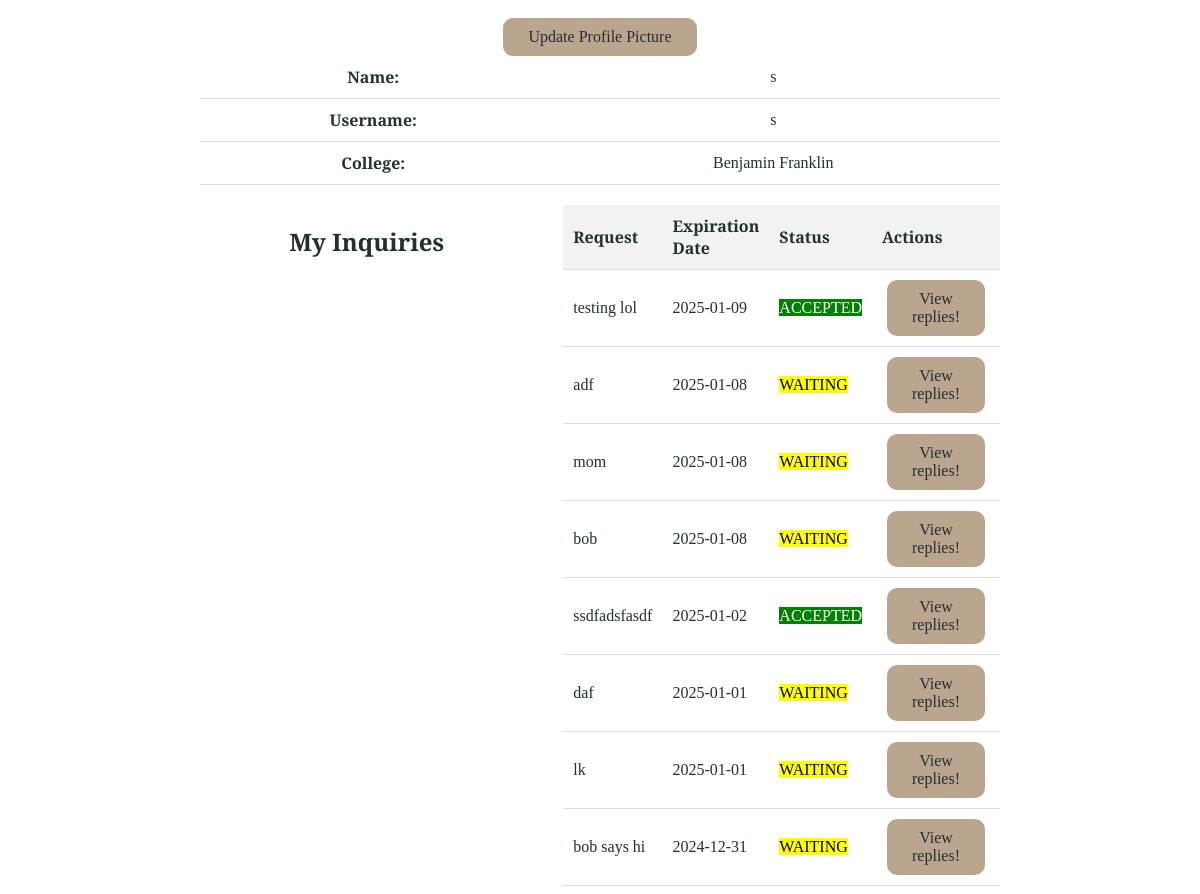
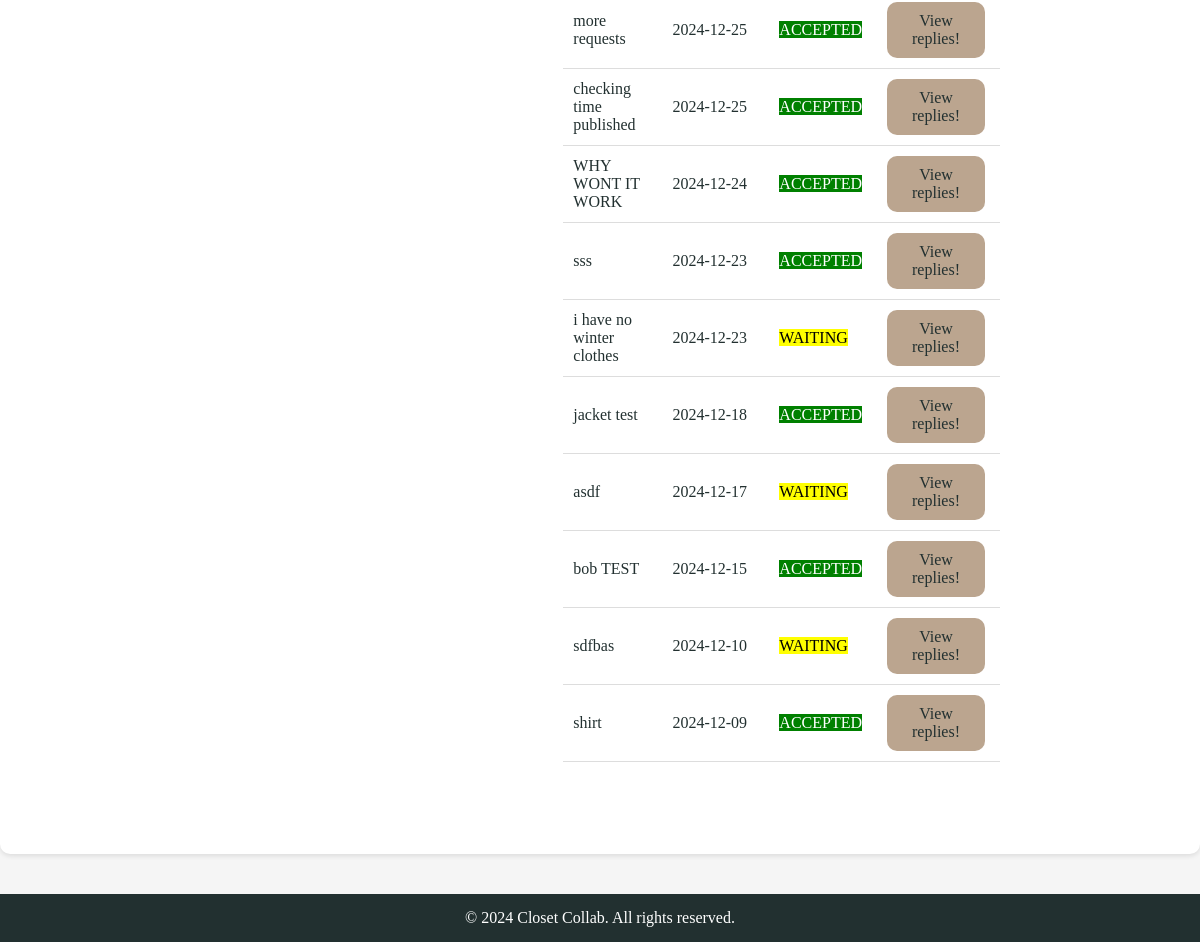
/profile (signed in, lower part), run on an earlier commit of the app's database (2 pictures, top to bottom).
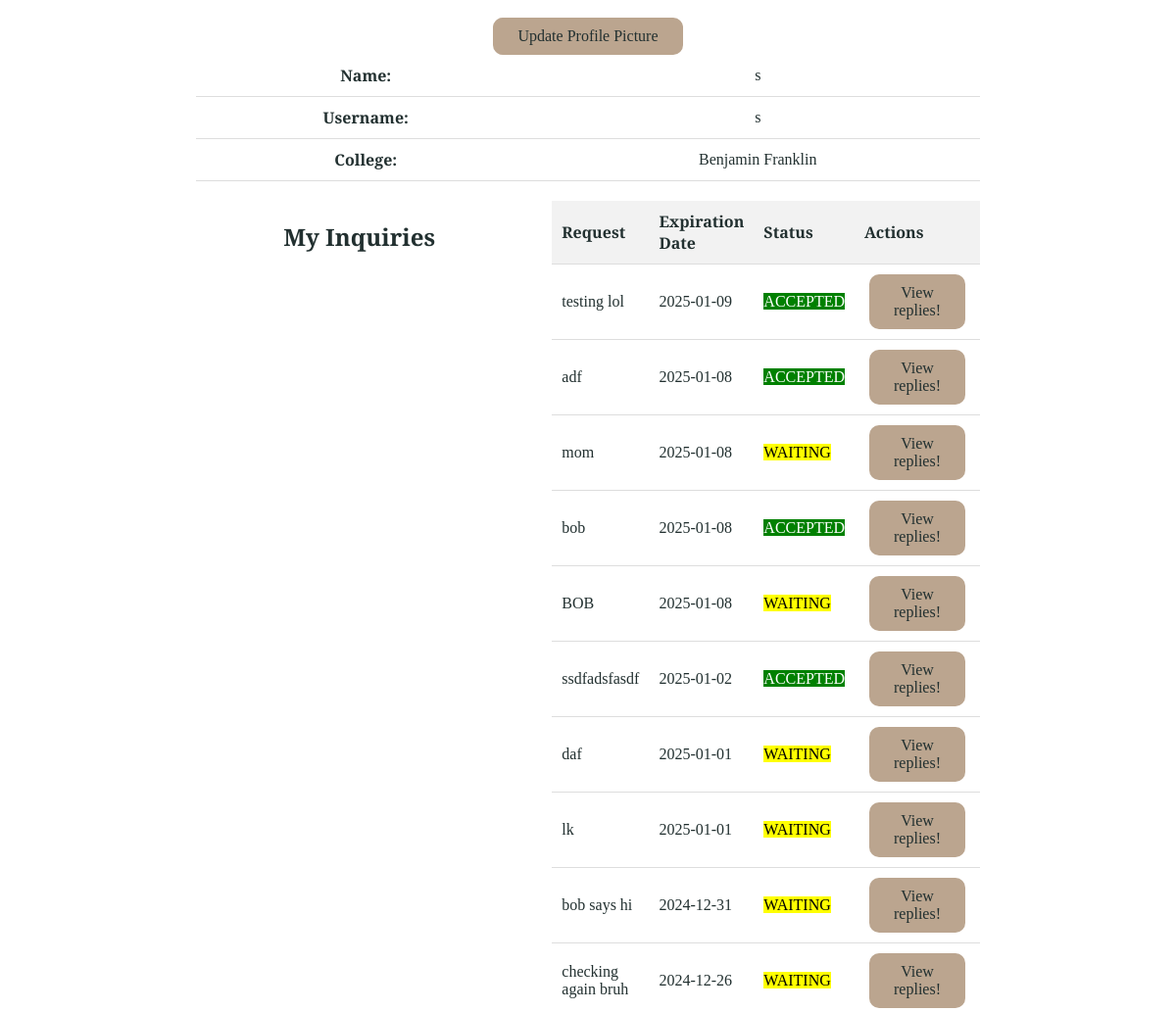
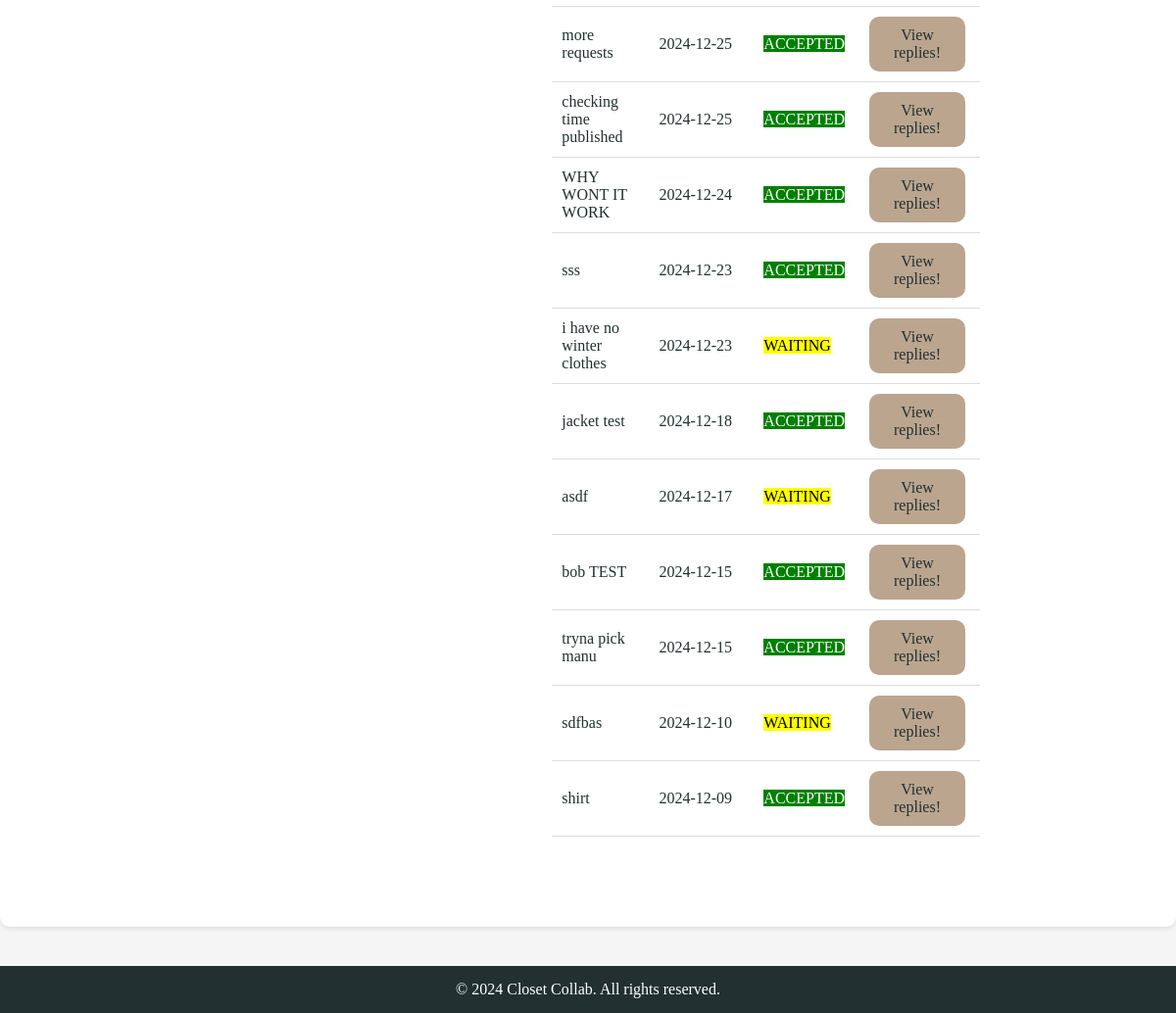
And on a later commit of the database (2 pictures, top to bottom).
### tables this page shows
CREATE TABLE "users" (
    id INTEGER PRIMARY KEY AUTOINCREMENT,
    username TEXT UNIQUE NOT NULL,
    password TEXT NOT NULL,
    college TEXT NOT NULL,
    email TEXT NOT NULL,
    name TEXT NOT NULL,
    img_path TEXT
);

CREATE TABLE "inquiries" (
    id INTEGER PRIMARY KEY AUTOINCREMENT,
    time_published DATETIME DEFAULT CURRENT_TIMESTAMP NOT NULL,
    request TEXT NOT NULL,
    exp_date DATE NOT NULL,
    accepted TEXT NOT NULL DEFAULT 'no',
    user_id INTEGER NOT NULL,
    FOREIGN KEY(user_id) REFERENCES user(id)
);

### app.py (the view)
@app.route("/profile", methods=["GET", "POST"])
@login_required
def profile():
    curUser = session["user_id"]
    db = get_db()
    if request.method == "POST":
        file_path = upload_image("profilePic", "PROFILE_UPLOAD")
        db.execute("UPDATE users SET img_path = ? WHERE id = ?", (file_path, session["user_id"]))
    inquiries = db.execute(
        "SELECT * FROM inquiries WHERE user_id = ? ORDER BY exp_date DESC", (curUser, )).fetchall();
    user = db.execute(
        "SELECT name, username, college FROM users WHERE id = ?", (curUser, )).fetchone();
    pic = db.execute("SELECT img_path FROM users WHERE id = ?", (curUser, )).fetchone();
    if pic:
        img_path = pic[0]  # Access the first column (img_path)
    db.commit()
    return render_template("profile.html", inquiries=inquiries, user=user, picture=img_path)

### app.py (called while the page is built)
def get_db():
    if 'db' not in g:
        g.db = sqlite3.connect('closet.db')
        g.db.row_factory = sqlite3.Row
    return g.db

@app.after_request
def after_request(response):
    response.headers["Cache-Control"] = "no-cache, no-store, must-revalidate"
    response.headers["Expires"] = 0
    response.headers["Pragma"] = "no-cache"
    return response

### helpers.py (called while the page is built)
def login_required(f):
    @wraps(f)
    def decorated_function(*args, **kwargs):
        if session.get("user_id") is None:
            return redirect("/login")
        return f(*args, **kwargs)
    return decorated_function

### templates/profile.html (shortened to what this page needs)
{% extends "layout.html" %}
{% block main %}
<div class="profile-container">
    <div class="profile-picture-container">
        <button class="btn-primary" id="updatePicture">
            Update Profile Picture
        </button>
    </div>
    <div class="profile-info">
        <table class="profile-table">
            <tbody>
                <tr>
                    <td>Name:</td>
                    <td>{{user.name}}</td>
                </tr>
                <tr>
                    <td>Username:</td>
                    <td>{{user.username}}</td>
                </tr>
                <tr>
                    <td>College:</td>
                    <td>{{user.college}}</td>
                </tr>
            </tbody>
        </table>
    </div>
    <div class="inquiries-container">
        <h2 class="section-title">My Inquiries</h2>
        <table class="inquiry-table">
            <thead>
                <tr>
                    <th>Request</th>
                    <th>Expiration Date</th>
                    <th>Status</th>
                    <th>Actions</th>
                </tr>
            </thead>
            <tbody>
                {% for inquiry in inquiries %}
                <tr>
                    <td>{{inquiry.request}}</td>
                    <td>{{inquiry.exp_date}}</td>
                    {% if inquiry.accepted == "yes" %}
                    <td><span class="status accept">ACCEPTED</span></td>
                    {% else %}
                    <td><span class="status pending">WAITING</span></td>
                    {% endif %}
                    <td>
                        <a href="{{ url_for('inquiry', inquiry_id=inquiry.id) }}">
                            <button type="button" class="btn-primary">View replies!</button>
                        </a>
                    </td>
                </tr>
                {% endfor %}
            </tbody>
        </table>
    </div>
</div>
{% endblock %}

### templates/layout.html (shortened to what this page needs)
<!DOCTYPE html>
<html lang="en">
<head>
    <link href="{{ url_for('static', filename='style.css') }}" rel="stylesheet">
</head>
<body>
    <main class="content">
        {% block main %}{% endblock %}
    </main>
    <footer class="footer">
        <p>&copy; 2024 Closet Collab. All rights reserved.</p>
    </footer>
</body>
</html>

### static/style.css (style rules this page uses)
html, body { height: 100%; width: 100%; margin: 0; padding-top: 130px; background-color: whitesmoke; display: flex; flex-direction: column; min-height: 100vh; padding-bottom: 150px; }
.content { background-color: white; border: 2px solid white; border-radius: 10px; padding: 30px; margin: 40px 0; text-align: center; color: #223030; font-family: 'Merriweather', serif; box-shadow: 0 2px 5px rgba(0, 0, 0, 0.1); }
.inquiries-container { display: grid !important; grid-template-columns: repeat(2, 1fr) !important; gap: 30px !important; margin: 20px auto !important; width: 100% !important; background: transparent !important; border: none !important; box-shadow: none !important; padding: 0 !important; }
.footer { background-color: #223030; color: #fff; text-align: center; padding: 15px 0; margin-top: auto; position: sticky; bottom: 0; width: 100%; }
.footer p { margin: 0; }
button { transition: background-color 0.3s, border-color 0.3s, color 0.3s; display: inline-block; background-color: #BBA58F; color: #223030; border: none; border-radius: 10px; padding: 10px 25px; text-decoration: none; font-size: 1.0em; cursor: pointer; transition: background-color 0.3s, transform 0.3s; margin: 0 15px; font-family: 'Merriweather', serif; }
.accept { background-color: green; color: white; }
.pending { background-color: yellow; color: black; }
.profile-container { max-width: 800px; margin: 0 auto; padding: 20px; }
.profile-table { width: 100%; border-collapse: collapse; margin-bottom: 20px; }
.profile-table td { padding: 10px; border-bottom: 1px solid #ddd; }
.profile-table td:first-child { font-weight: bold; }
.inquiry-table { width: 100%; border-collapse: collapse; margin-bottom: 20px; }
.inquiry-table th, .inquiry-table td { padding: 10px; border-bottom: 1px solid #ddd; text-align: left; }
.inquiry-table th { background-color: #f2f2f2; }
.btn-primary, .delete-button { margin: 0 5px; }

What changed in the data, as far as the page shows it:
changed inquiries "adf": accepted "WAITING" → "ACCEPTED"
changed inquiries "bob": accepted "WAITING" → "ACCEPTED"
added inquiries: request "BOB", exp_date "2025-01-08", accepted "WAITING"
added inquiries: request "checking again bruh", exp_date "2024-12-26", accepted "WAITING"
added inquiries: request "tryna pick manu", exp_date "2024-12-15", accepted "ACCEPTED"
